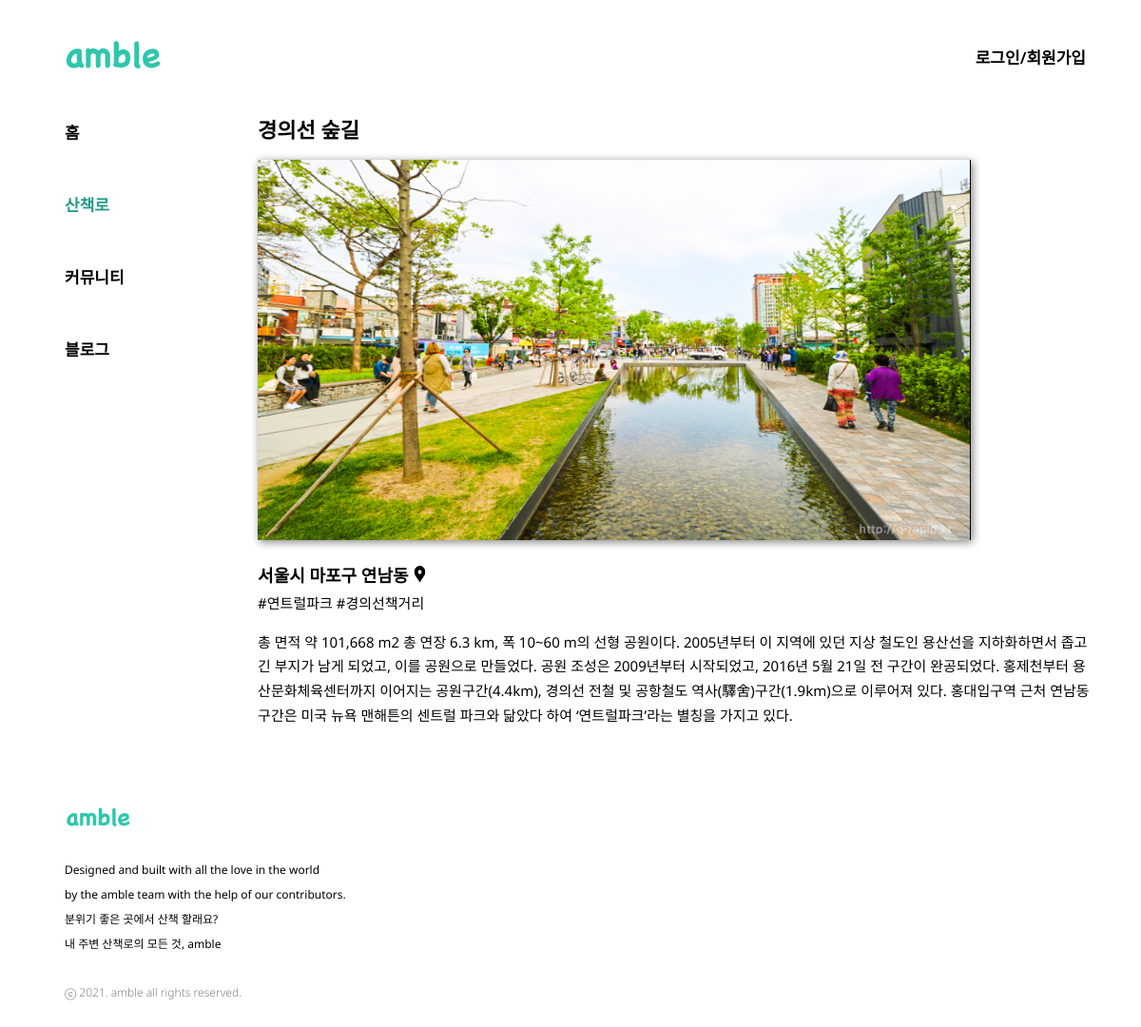
The page /trail/detail/1 on the database its author committed.
### trail/models.py (models this page shows, shortened)
class Trail(models.Model):
    name = models.CharField(max_length=200)
    img = models.ImageField(upload_to='images/')
    location = models.CharField(max_length=200)
    link = models.CharField(max_length=300)
    content = models.TextField(max_length=1000)
    hashtag = models.ManyToManyField(HashTag)

class HashTag(models.Model):
    hashtag_name = models.CharField(max_length=100)
    def __str__(self):
        return self.hashtag_name

### trail/views.py (the view)
# urls.py: path('trail/detail/<int:trail_id>', trail.detail, name="trail_detail"),
def detail(request, trail_id):
    trail_detail = get_object_or_404(Trail, pk=trail_id)
    trail_hashtag = trail_detail.hashtag.all()
    return render(request, 'trail_detail.html', {'trail': trail_detail, 'hashtags': trail_hashtag})

### trail/templates/trail_detail.html (shortened to what this page needs)
{% load static %}
<!DOCTYPE html>
<html lang="en">
    <head>
    </head>
    <body>
        <div class="head-wrapper">
            <img src="{% static 'logo.png' %}">
            <div class="login-wrapper">
            {% if not user.is_authenticated %}
            <a href="{% url 'login' %}">로그인/회원가입</a>
            {% endif %}
            </div>
        </div>
        <div class="body-wrapper">
            <div class="body-navbar">
                <div class="navbar-item"><a href="{% url 'home' %}">홈</a></div>
                <div class="navbar-item"><a href="{% url 'trail' %}" id="nav-location">산책로</a></div>
                <div class="navbar-item"><a href="{% url 'community' %}">커뮤니티</a></div>
                <div class="navbar-item"><a href="{% url 'blog' %}">블로그</a></div>
            </div>
            <div class="trail-wrapper">
                <div class="trail-name">{{ trail.name }}</div>
                {% if trail.img.url != None %}
                <img class="trail-img" src="{{ trail.img.url}}" width="750px" height="400px">
                {% endif %}
                <div class="trail-location">
                    {{ trail.location }}
                    <a href="{{ trail.link }}"><img src="{% static 'place.png' %}" width="15px" height="17px"></a>
                </div>
                <div class="trail-hashtag">
                    {% for hashtag in hashtags.all %}
                    #{{hashtag}}
                    {% endfor %}
                </div>
                <div class="trail-content">{{ trail.content }}</div>
            </div>
        </div>
        <footer class="footer">
            <img class="footer-img" src="{% static 'logo.png' %}" width="100px"><br>
            <div class="footer-content">Designed and built with all the love in the world <br>by the amble team with the help of our contributors.</div>
            <div class="footer-content">
                분위기 좋은 곳에서 산책 할래요?<br>
                내 주변 산책로의 모든 것, amble<br>
            </div>
            <br>
            <div class="footer-rights">ⓒ 2021. amble all rights reserved.</div>
        </footer>
    </body>
</html>

### trail/templates/trail_detail.html (style rules this page uses)
* { font-family: 'Noto Sans', sans-serif; color: black; font-size: 17px; font-weight: 600; line-height: 25.88px; }
.head-wrapper { display: flex; justify-content: space-between; padding-left: 36px; padding-right: 50px; }
.login-wrapper { padding-top: 40px; }
.body-wrapper { display: grid; grid-template-columns: 2fr 7fr; font-weight: 800; padding-top: 8px; }
.body-navbar { padding-left: 60px; padding-top: 8px; }
.navbar-item { padding-bottom: 50px; }
a { text-decoration: none; }
#nav-location { color: #249C87; }
.trail-wrapper { padding-top: 5px; }
.trail-name { font-size: 22px; font-weight: 600; padding-bottom: 18px; }
.trail-img { padding-bottom: 18px; filter: drop-shadow(2px 2px 5px gray); }
.trail-location { font-size: 18px; font-weight: 600; padding-bottom: 3px; }
.trail-hashtag { font-family: Noto Sans; font-size: 15px; font-weight: 400; padding-bottom: 15px; }
.trail-content { width: 880px; font-size: 15px; font-weight: 400; }
.footer { padding-top: 60px; }
.footer-img { padding-left: 45px; font-weight: 400; }
.footer-content { padding-left: 60px; font-weight: 400; font-size: 12px; }
.footer-rights { padding-left: 60px; padding-bottom: 30px; font-weight: 300; color: gray; font-size: 12px; }

### rows shown on the page
Trail: name "경의선 숲길", img (picture), location "서울시 마포구 연남동", content "총 면적 약 101,668 m2 총 연장 6.3 km, 폭 10~60 m의 선형 공원이다. 2005년부터 이 지역에 있던 지상 철도인 용산선을 지하화하면서 좁고 긴 부지가 남게 되었고, 이를 공원으로 만들었다. 공원 조성은 2009년부터 시작되었고, 2016년 5월 21일 전 구간이 완공되었다. 홍제천부터 용산문화체육센터까지 이어지는 공원구간(4.4km), 경의선 전철 및 공항철도 역사(驛舍)구간(1.9km)으로 이루어져 있다. 홍대입구역 근처 연남동 구간은 미국 뉴욕 맨해튼의 센트럴 파크와 닮았다 하여 ‘연트럴파크’라는 별칭을 가지고 있다."
HashTag: hashtag_name "연트럴파크"
HashTag: hashtag_name "경의선책거리"
